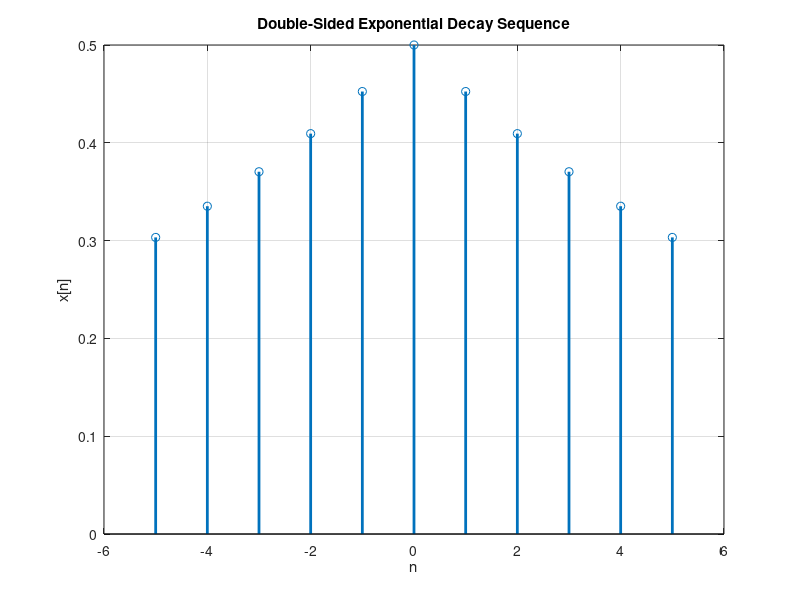

MATLAB code to generate this figure:
function doubleSidedExponential(A, a)
    % doubleSidedExponential generates and plots a double-sided exponential decay sequence.
    %
    % Parameters:
    %   A: Amplitude
    %   a: Decay factor

    % Check if input arguments are provided, otherwise use default values
    if nargin < 1
        A = 0.5;
    end

    if nargin < 2
        a = 0.1;
    end
    
    % Discrete time index
    n = -5:5;
    
    % Generate the double-sided exponential decay sequence
    x = A * exp(-a * abs(n));

    % Plot the sequence
    stem(n, x, 'LineWidth', 2);
    xlabel('n');
    ylabel('x[n]');
    title('Double-Sided Exponential Decay Sequence');
    grid on;
end
